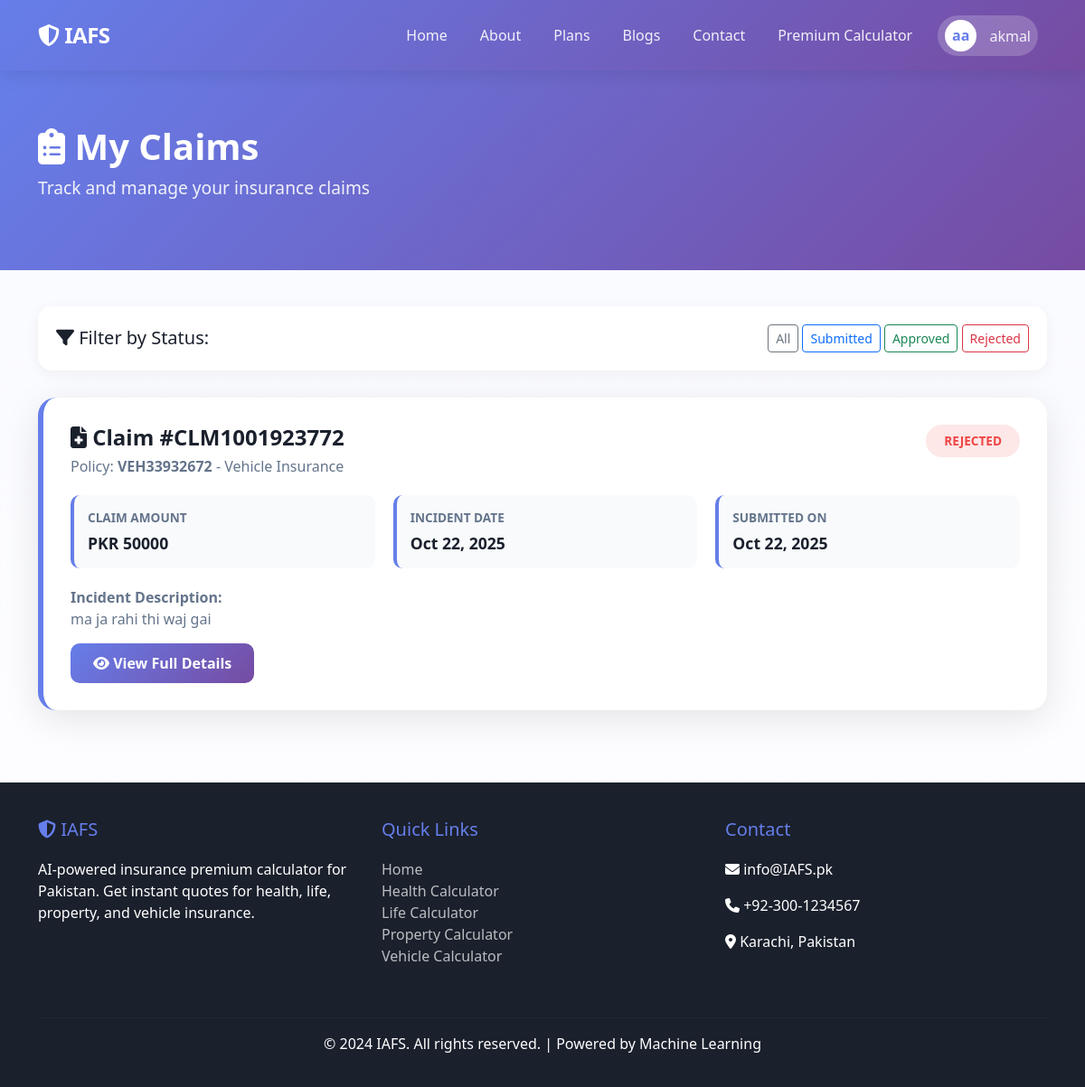
The app's page /my-claims/ (signed in) with its own data.
### calculator/models.py (models this page shows, shortened)
class Claim(models.Model):
    CLAIM_STATUS = [
        ('submitted', 'Submitted'),
        ('under_review', 'Under Review'),
        ('approved', 'Approved'),
        ('rejected', 'Rejected'),
        ('settled', 'Settled'),
    ]
    claim_number = models.CharField(max_length=20, unique=True, editable=False)
    policy = models.ForeignKey(Policy, on_delete=models.CASCADE, related_name='claims')
    user = models.ForeignKey(User, on_delete=models.CASCADE)
    claim_amount = models.DecimalField(max_digits=10, decimal_places=2)
    incident_date = models.DateField()
    incident_description = models.TextField()
    document1 = models.FileField(upload_to='claim_documents/', blank=True, null=True)
    document2 = models.FileField(upload_to='claim_documents/', blank=True, null=True)
    document3 = models.FileField(upload_to='claim_documents/', blank=True, null=True)
    status = models.CharField(max_length=20, choices=CLAIM_STATUS, default='submitted')
    admin_notes = models.TextField(blank=True, null=True)
    approved_amount = models.DecimalField(max_digits=10, decimal_places=2, blank=True, null=True)
    submitted_at = models.DateTimeField(auto_now_add=True)
    updated_at = models.DateTimeField(auto_now=True)
    class Meta:
        ordering = ['-submitted_at']

class Policy(models.Model):
    INSURANCE_TYPES = [
        ('health', 'Health Insurance'),
        ('life', 'Life Insurance'),
        ('property', 'Property Insurance'),
        ('vehicle', 'Vehicle Insurance'),
    ]
    STATUS_CHOICES = [
        ('pending', 'Pending Payment'),
        ('active', 'Active'),
        ('expired', 'Expired'),
        ('cancelled', 'Cancelled'),
    ]
    policy_number = models.CharField(max_length=20, unique=True, editable=False)
    user = models.ForeignKey(User, on_delete=models.CASCADE, related_name='policies')
    insurance_type = models.CharField(max_length=20, choices=INSURANCE_TYPES)
    monthly_premium = models.DecimalField(max_digits=10, decimal_places=2)
    yearly_premium = models.DecimalField(max_digits=10, decimal_places=2)
    coverage_amount = models.DecimalField(max_digits=12, decimal_places=2)
    start_date = models.DateField()
    end_date = models.DateField()
    status = models.CharField(max_length=20, choices=STATUS_CHOICES, default='pending')
    policy_data = models.JSONField()  # Store all input data
    created_at = models.DateTimeField(auto_now_add=True)
    updated_at = models.DateTimeField(auto_now=True)
    class Meta:
        ordering = ['-created_at']
        verbose_name_plural = 'Policies'

### calculator/views.py (the view)
# urls.py: path('my-claims/', views.my_claims, name='my_claims'),
@login_required
def my_claims(request):
    claims = Claim.objects.filter(user=request.user)
    status_filter = request.GET.get('status')
    if status_filter:
        claims = claims.filter(status=status_filter)
    context = {
        'claims': claims,
        'status_filter': status_filter,
    }
    return render(request, 'calculator/dashboard/my_claims.html', context)

### calculator/templates/calculator/dashboard/my_claims.html (shortened to what this page needs)
{% extends 'calculator/base.html' %}
{% block content %}
<section class="claims-hero">
    <div class="container">
        <h1 class="text-white" style="font-weight: 800;">
            <i class="fas fa-clipboard-list"></i> My Claims
        </h1>
        <p class="text-white" style="font-size: 1.2rem; opacity: 0.9;">
            Track and manage your insurance claims
        </p>
    </div>
</section>
<div class="container" style="margin-top: 40px; margin-bottom: 80px;">
    <div class="filter-bar" style="background: white; border-radius: 15px; padding: 20px; box-shadow: 0 4px 15px rgba(0, 0, 0, 0.05); margin-bottom: 30px;">
        <div class="row align-items-center">
            <div class="col-md-8">
                <h5 style="margin: 0; color: #1a202c;">
                    <i class="fas fa-filter"></i> Filter by Status:
                </h5>
            </div>
            <div class="col-md-4 text-end">
                <a href="{% url 'my_claims' %}" class="btn btn-sm btn-outline-secondary">All</a>
                <a href="?status=submitted" class="btn btn-sm btn-outline-primary">Submitted</a>
                <a href="?status=approved" class="btn btn-sm btn-outline-success">Approved</a>
                <a href="?status=rejected" class="btn btn-sm btn-outline-danger">Rejected</a>
            </div>
        </div>
    </div>
    {% if claims %}
        {% for claim in claims %}
        <div class="claim-card">
            <div class="claim-header">
                <div>
                    <h4 style="color: #1a202c; font-weight: 800; margin-bottom: 5px;">
                        <i class="fas fa-file-medical"></i> Claim #{{ claim.claim_number }}
                    </h4>
                    <p style="color: #64748b; margin: 0;">
                        Policy: <strong>{{ claim.policy.policy_number }}</strong> - {{ claim.policy.get_insurance_type_display }}
                    </p>
                </div>
                <span class="badge-status badge-{{ claim.status }}">
                    {{ claim.get_status_display }}
                </span>
            </div>
            <div class="claim-info">
                <div class="info-item">
                    <div class="info-label">Claim Amount</div>
                    <div class="info-value">PKR {{ claim.claim_amount|floatformat:0 }}</div>
                </div>
                <div class="info-item">
                    <div class="info-label">Incident Date</div>
                    <div class="info-value">{{ claim.incident_date|date:"M d, Y" }}</div>
                </div>
                <div class="info-item">
                    <div class="info-label">Submitted On</div>
                    <div class="info-value">{{ claim.submitted_at|date:"M d, Y" }}</div>
                </div>
            </div>
            <div class="mt-3">
                <p style="color: #64748b; margin-bottom: 15px;">
                    <strong>Incident Description:</strong><br>
                    {{ claim.incident_description|truncatewords:30 }}
                </p>
                <a href="{% url 'claim_detail' claim.id %}" class="btn btn-view-claim">
                    <i class="fas fa-eye"></i> View Full Details
                </a>
            </div>
        </div>
        {% endfor %}
    {% endif %}
</div>
{% endblock %}

### calculator/templates/calculator/base.html (shortened to what this page needs)
{% load static %}
<!DOCTYPE html>
<html lang="en">
<head>
    <link href="https://cdn.jsdelivr.net/npm/bootstrap@5.3.0/dist/css/bootstrap.min.css" rel="stylesheet">
    <link rel="stylesheet" href="https://cdnjs.cloudflare.com/ajax/libs/font-awesome/6.4.0/css/all.min.css">
</head>
<body>
    <nav class="navbar navbar-expand-lg navbar-dark">
        <div class="container">
            <a class="navbar-brand" href="{% url 'index' %}">
                <i class="fas fa-shield-alt"></i> IAFS
            </a>
            <div class="collapse navbar-collapse" id="navbarNav">
                <ul class="navbar-nav ms-auto align-items-center">
                    <li class="nav-item">
                        <a class="nav-link" href="{% url 'index' %}">
                             Home
                        </a>
                    </li>
                    <li class="nav-item">
                        <a class="nav-link" href="{% url 'about' %}">
                            About
                        </a>
                    </li>
                    <li class="nav-item">
                        <a class="nav-link" href="{% url 'plans' %}">
                             Plans
                        </a>
                    </li>
                    <li class="nav-item">
                        <a class="nav-link" href="{% url 'blog_list' %}">
                          Blogs
                        </a>
                    </li>
                    <li class="nav-item">
                        <a class="nav-link" href="{% url 'contact' %}">
                             Contact
                        </a>
                    </li>
                    <li class="nav-item">
                        <a class="nav-link" href="{% url 'home' %}">
                             Premium Calculator
                        </a>
                    </li>
                    {% if user.is_authenticated %}
                    <li class="nav-item dropdown">
                        <a class="nav-link user-dropdown" href="#" id="userDropdown" role="button" data-bs-toggle="dropdown">
                            <span class="user-avatar">
                                {% if user.first_name %}
                                    {{ user.first_name.0 }}{{ user.last_name.0 }}
                                {% else %}
                                    {{ user.username.0|upper }}
                                {% endif %}
                            </span>
                            <span>{{ user.first_name|default:user.username }}</span>
                        </a>
                    </li>
                    {% endif %}
                </ul>
            </div>
        </div>
    </nav>
    {% block content %}{% endblock %}
    <footer class="footer">
        <div class="container">
            <div class="row">
                <div class="col-md-4 mb-4">
                    <h5><i class="fas fa-shield-alt"></i>  IAFS</h5>
                    <p>AI-powered insurance premium calculator for Pakistan. Get instant quotes for health, life, property, and vehicle insurance.</p>
                </div>
                <div class="col-md-4 mb-4">
                    <h5>Quick Links</h5>
                    <ul class="list-unstyled">
                        <li><a href="{% url 'home' %}">Home</a></li>
                        <li><a href="{% url 'health_calculator' %}">Health Calculator</a></li>
                        <li><a href="{% url 'life_calculator' %}">Life Calculator</a></li>
                        <li><a href="{% url 'property_calculator' %}">Property Calculator</a></li>
                        <li><a href="{% url 'vehicle_calculator' %}">Vehicle Calculator</a></li>
                    </ul>
                </div>
                <div class="col-md-4 mb-4">
                    <h5>Contact</h5>
                    <p><i class="fas fa-envelope"></i> info@IAFS.pk</p>
                    <p><i class="fas fa-phone"></i> +92-300-1234567</p>
                    <p><i class="fas fa-map-marker-alt"></i> Karachi, Pakistan</p>
                </div>
            </div>
            <hr style="border-color: rgba(255,255,255,0.1)">
            <div class="text-center">
                <p>&copy; 2024  IAFS. All rights reserved. | Powered by Machine Learning</p>
            </div>
        </div>
    </footer>
</body>
</html>

### calculator/templates/calculator/base.html (style rules this page uses)
:root { --primary-gradient: linear-gradient(135deg, #667eea 0%, #764ba2 100%); --secondary-gradient: linear-gradient(135deg, #f093fb 0%, #f5576c 100%); --success-gradient: linear-gradient(135deg, #4facfe 0%, #00f2fe 100%); --card-shadow: 0 10px 40px rgba(0, 0, 0, 0.1); --card-shadow-hover: 0 20px 60px rgba(0, 0, 0, 0.15); }
body { font-family: 'Segoe UI', Tahoma, Geneva, Verdana, sans-serif; background: linear-gradient(180deg, #f8f9ff 0%, #ffffff 100%); min-height: 100vh; }
.navbar { background: var(--primary-gradient); box-shadow: 0 4px 20px rgba(0, 0, 0, 0.1); padding: 1rem 0; }
.navbar-brand { font-weight: 800; font-size: 1.5rem; color: white !important; letter-spacing: -0.5px; }
.navbar-nav .nav-link { color: rgba(255, 255, 255, 0.9) !important; font-weight: 500; margin: 0 10px; transition: all 0.3s ease; position: relative; }
.navbar-nav .nav-link::after { content: ''; position: absolute; bottom: 0; left: 50%; width: 0; height: 2px; background: white; transition: all 0.3s ease; transform: translateX(-50%); }
.user-dropdown { background: rgba(255, 255, 255, 0.2); border-radius: 50px; padding: 5px 15px 5px 5px; cursor: pointer; transition: all 0.3s ease; }
.user-avatar { width: 35px; height: 35px; border-radius: 50%; background: white; display: inline-flex; align-items: center; justify-content: center; margin-right: 10px; color: #667eea; font-weight: 700; }
.footer { background: #1a202c; color: white; padding: 40px 0 20px; margin-top: 80px; }
.footer h5 { color: #667eea; margin-bottom: 20px; }
.footer a { color: rgba(255, 255, 255, 0.7); text-decoration: none; transition: color 0.3s; }
body { background-color: rgb(166, 166, 236); }

### calculator/templates/calculator/dashboard/my_claims.html (style rules this page uses)
.claims-hero { background: var(--primary-gradient); padding: 60px 0; }
.claim-card { background: white; border-radius: 20px; padding: 30px; box-shadow: var(--card-shadow); margin-bottom: 25px; transition: all 0.3s ease; border-left: 6px solid #667eea; }
.claim-header { display: flex; justify-content: space-between; align-items: start; margin-bottom: 20px; }
.badge-status { padding: 8px 20px; border-radius: 20px; font-size: 0.85rem; font-weight: 700; text-transform: uppercase; }
.badge-rejected { background: #ef444420; color: #ef4444; }
.claim-info { display: grid; grid-template-columns: repeat(auto-fit, minmax(200px, 1fr)); gap: 20px; margin: 20px 0; }
.info-item { padding: 15px; background: #f8fafc; border-radius: 10px; border-left: 4px solid #667eea; }
.info-label { color: #64748b; font-size: 0.85rem; font-weight: 600; text-transform: uppercase; margin-bottom: 5px; }
.info-value { color: #1a202c; font-size: 1.1rem; font-weight: 700; }
.btn-view-claim { background: var(--primary-gradient); color: white; padding: 10px 25px; border-radius: 10px; font-weight: 600; border: none; transition: all 0.3s ease; }

### records on screen
Claim: claim_number "CLM1001923772", policy.policy_number "VEH33932672", policy.insurance_type "Vehicle Insurance", status "REJECTED", claim_amount "50000", incident_date "Oct 22, 2025", submitted_at "Oct 22, 2025", incident_description "ma ja rahi thi waj gai"

### other values on screen
{{ user.first_name.0 }} "a"
{{ user.last_name.0 }} "a"
{{ user.first_name|default:user.username }} "akmal"
